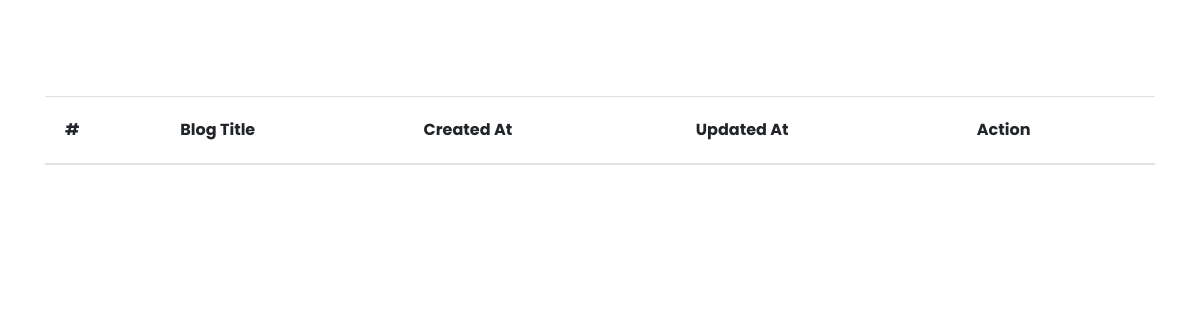
/see-blog/ (signed in), run on an earlier commit of the app's database.
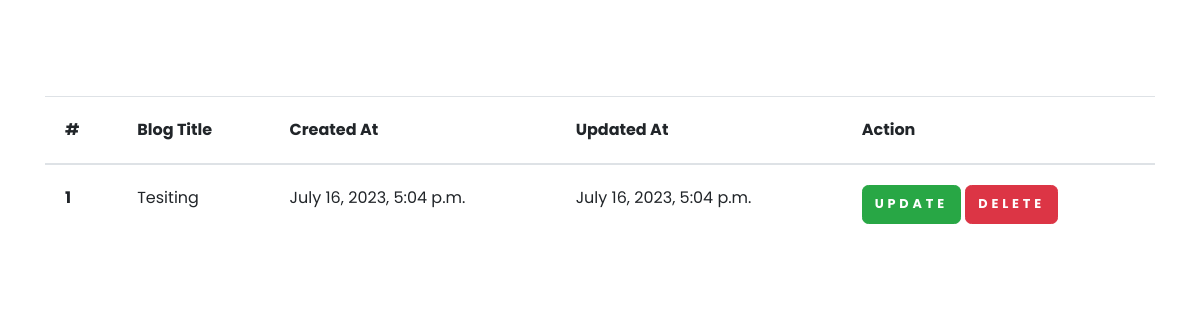
And on a later commit of the database.
### blog/models.py (models this page shows, shortened)
class BlogModel(models.Model):
    title = models.CharField(max_length=1000)
    content = FroalaField()
    user = models.ForeignKey(User, on_delete=models.CASCADE)
    image = models.ImageField(upload_to='static/images')
    created_at = models.DateTimeField(auto_now_add=True)
    updated_at = models.DateTimeField(auto_now=True)

### blog/views.py (the view)
# urls.py: path('see-blog/', see_blog, name="see_blog"),
def see_blog(request):
    context = {}
    try:
        blog_objs = BlogModel.objects.filter(user = request.user)
        context['blog_objs'] = blog_objs
    except Exception as e:
        print(e)
    return render(request, 'see_blogs.html', context)

### templates/see_blogs.html
{% extends "base.html" %} {% block body %}
<section class="mt-5 pt-5">
  <div class="container">
    <table class="table">
      <thead>
        <tr>
          <th scope="col">#</th>
          <th scope="col">Blog Title</th>
          <th scope="col">Created At</th>
          <th scope="col">Updated At</th>
          <th scope="col">Action</th>
        </tr>
      </thead>
      <tbody>
        {% for blog in blog_objs %}
        <tr>
          <th scope="row">{{forloop.counter}}</th>
          <td>{{blog.title}}</td>
          <td>{{blog.created_at}}</td>
          <td>{{blog.updated_at}}</td>
          <td>
            <a href="{% url 'blog_update' blog.title %}" class="btn btn-success"
              >Update</a
            >
            <a href="{% url 'blog_delete' blog.id %}" class="btn btn-danger"
              >Delete</a
            >
          </td>
        </tr>
        {% endfor %}
      </tbody>
    </table>
  </div>
</section>
{% endblock %}

What changed in the data, as far as the page shows it:
added BlogModel: title "Tesiting", created_at "July 16, 2023, 5:04 p.m.", updated_at "July 16, 2023, 5:04 p.m."
